Frame 1 (no input): blank canvas, image omitted
Frame 60 (the mouse pressed at the canvas centre just before this capture): blank canvas, image omitted
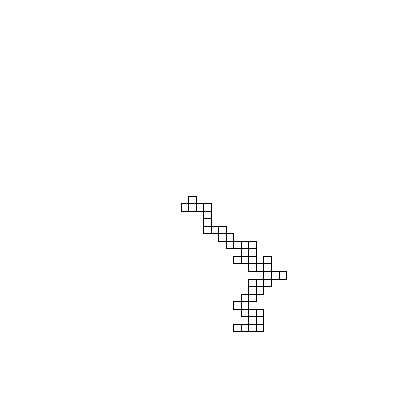
Frame 120 (the mouse held since frame 60 and released just before this capture)

The Processing sketch whose frames 1 and 60 were blank and that drew this single picture after the mouse press (run headless with seeded random() and noise(); from frame 60 on, the mouse is pressed at the canvas centre):

// Processing sketch: processing_26597
// ── processing_26597.pde

ArrayList Seeds = new ArrayList();
Seed Sd;
 
void setup() {
  size(400,400);
  background(255);
  smooth(); //smooth lines
}
 
void draw() {
  for (int i=0; i<Seeds.size(); i++) {
    Seed Sd = (Seed) Seeds.get(i);
    Sd.move();
    Sd.render();
    Sd.bounce();
    Sd.intersect();
  }
}
 
void mousePressed () {
  int a = Seeds.size();
  Seed Sd = new Seed (new PVector(mouseX,mouseY), color (a), random(3,10));
  Seeds.add(Sd);
  Sd.tag();
}
 
 class Seed {
  PVector pos;
  PVector post;
  PVector dir;
  color c;
  float s;
 
  Seed(PVector _pos,  color _c, float _s) {
    pos=_pos;
    c=_c;
    s=_s;
    if (random(0,4)<=1) { 
      dir = new PVector (s,0);
    }
    else if (random(0,4)<=2) {
      dir = new PVector (0,s);
    }
    else if (random(0,4)<=3) {
      dir = new PVector (-s,0);
    }
    else if (random(0,4)<=4) {
      dir = new PVector (0,-s);
    }
  }
 
  void tag() {
    post = pos;
  }
    
  void render() {
    fill(255);
    stroke(c);
    rectMode(CENTER);
    rect(pos.x,pos.y,s,s);
  }
 
  void move( ) {
    pos.add(dir);
  }
   
  void bounce() {
    if (pos.x> width) {
      pos.x = 0;
    }
    if (pos.x <0) {
      pos.x = width;
    }
    if (pos.y> height) {
      pos.y = 0;
    }
    if (pos.y <0) {
      pos.y = height;
    }
  }
  
  void intersect() {
    if (pos.x >= post.x) {
      if (pos.y >= post.y) {
           if (random(0,4)<=1) { 
             dir = new PVector (s,0);
           }
           else if (random(0,4)<=2) {
             dir = new PVector (0,s);
           }
           else if (random(0,4)<=3) {
             dir = new PVector (-s,0);
           }
           else if (random(0,4)<=4) {
             dir = new PVector (0,-s);
           }
      }
    }
    
  }
    
}
